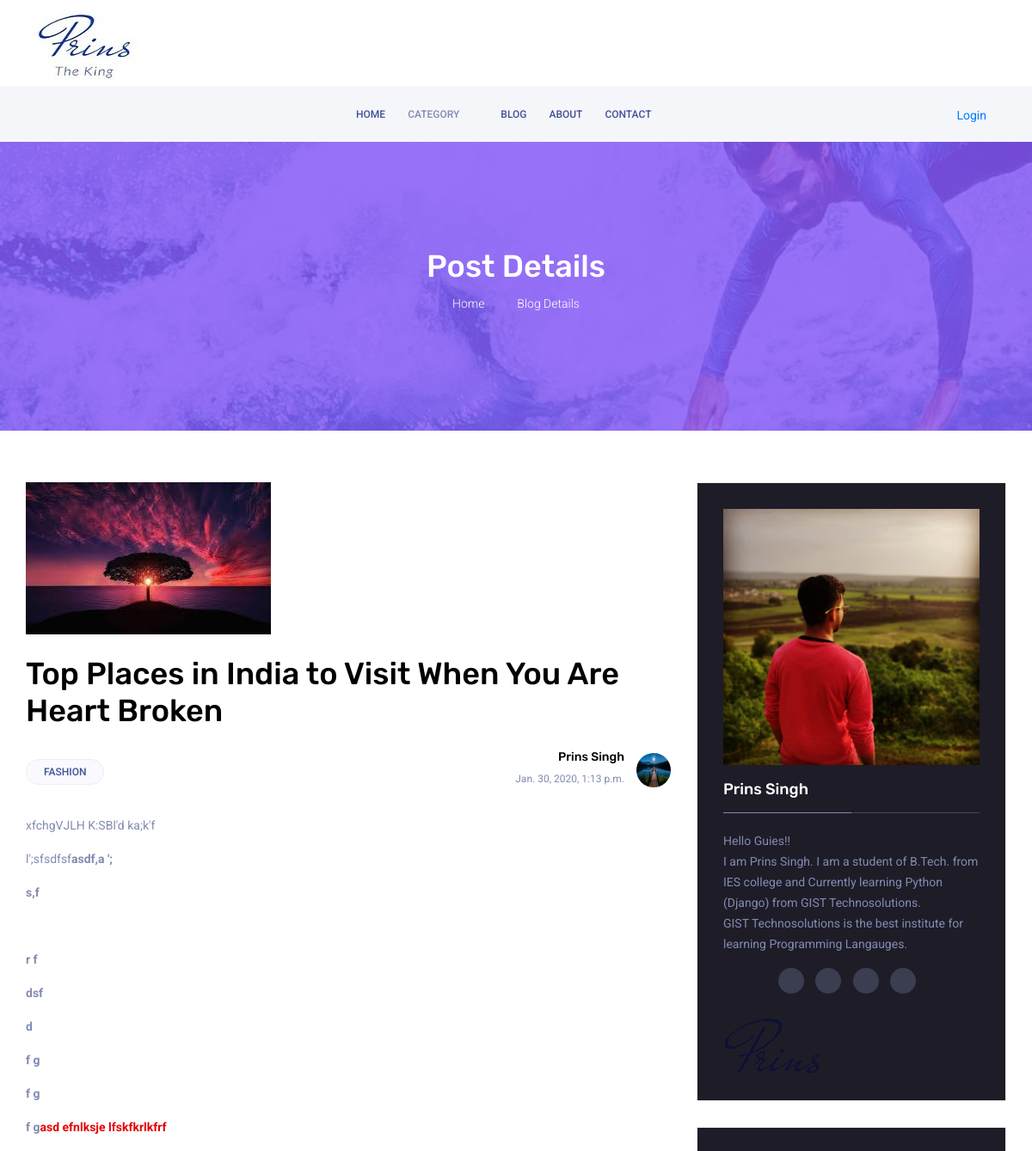
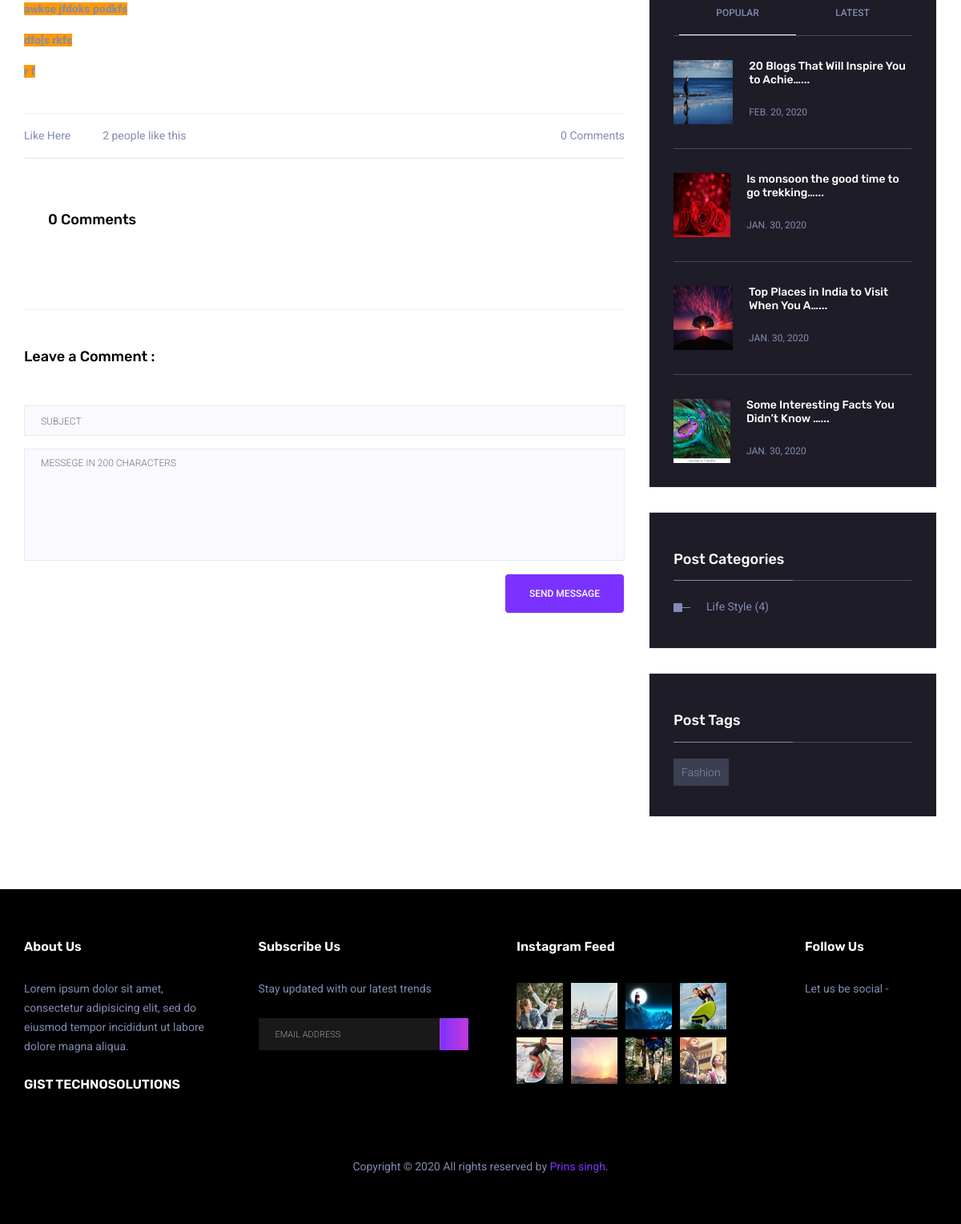
The page /MyAdmin/preview?id=1 on the database its author committed (2 pictures, top to bottom).
### main/models.py (models this page shows, shortened)
class Post(models.Model):
    image= models.ImageField(upload_to='main/Posts')
    title=models.CharField(max_length=300, unique=True, null=False)
    slug =models.SlugField( max_length=120,unique=True, null=False)
    content = models.TextField()
    created_on = models.DateTimeField(auto_now_add=True)
    updated_on = models.DateTimeField(auto_now=True)
    likes=models.ManyToManyField(User,related_name='liked')
    views=models.IntegerField(default=0,null=True)
    status= models.CharField(max_length=200,choices=Status,default='Submitted')
    author=models.ForeignKey(User, on_delete=models.CASCADE, related_name='posted',null=True)
    def getLikes(self):
        return len(self.likes.all())

class Tag(models.Model):
    name=models.CharField(max_length=50, unique=True, null=False)
    slug = models.SlugField( max_length=120,unique=True, null=False)
    posts =models.ManyToManyField(Post,related_name='tags')

class User(models.Model):
    name= models.CharField(max_length=100,null=False)
    user_id =models.CharField(max_length=50,unique=True,null=False)
    email = models.CharField(max_length=70, unique=True, null=False)
    mobile = models.CharField(max_length=15, unique=True, null=False)
    password = models.CharField(max_length=30, null=False)
    gender = models.CharField(max_length=12,choices=Gender,default='Select')
    country =models.CharField(max_length=50,default='India')
    state = models.CharField(max_length=50,default="Madhya Pradesh")
    role = models.CharField(max_length=20,choices=User_Roles,default='User')
    otp = models.CharField(max_length=12,default="Not Verified")
    photo=models.ImageField(upload_to='main/Users',default='main/Users/default.png')

class Category(models.Model):
    name=models.CharField(max_length=120, unique=True, null=False)
    slug = models.SlugField( max_length=120,unique=True, null=False)
    posts =models.ManyToManyField(Post,related_name='categories')
    def ApprovedPostCount(self):
        return len(self.posts.filter(status="Approved"))

### MyAdmin/views.py (the view)
# urls.py: path("preview",views.preview,name="Preview"),
def preview(request):
    id=request.GET.get("id")
    post=Post.objects.get(id=id)
    tagged=post.tags.all()
    categories = Category.objects.all()
    tags = Tag.objects.all()
    latest_post=Post.objects.order_by('created_on').filter(status="Approved").reverse()[:4]
    popular_posts=Post.objects.order_by('-views').filter(status="Approved")[:4]
    return render(request,"MyAdmin/blogDetails.html",{"post":post,"tagged":tagged,"category":categories,'latest':latest_post,'popular_posts':popular_posts,"tags":tags})

### main/templatetags/tags.py (called while the page is built)
@register.filter(name="ApprovedLen")
def ApprovedLen(value):
    data = value.filter(status="Approved")
    return len(data)

### MyAdmin/Templates/MyAdmin/blogDetails.html (shortened to what this page needs)
{% extends "main/index.html" %}
{% load tags %}
 {% load static %}
 {% block post_slider_section %}
<section class="banner-area relative">
    <div class="overlay overlay-bg">
    </div>
    <div class="container box_1170">
        <div class="row d-flex align-items-center justify-content-center">
            <div class="about-content col-lg-12">
                <h1 class="text-white">
                    Post Details
                </h1>
                <p class="text-white link-nav"><a href="#">Home </a> <span class="lnr lnr-arrow-right"></span>
                    <a href="#"> Blog Details</a>
                </p>
            </div>
        </div>
    </div>
</section>
{% endblock %}
{% block post_area %}
<div class="col-lg-8" id="details">
    <div class="main_blog_details">
        <img class="img-fluid" src="{{post.image.url}}" alt="post"><br><br>
        <h1>{{post.title}}</h1><br>
        <div class="user_details">
            <div class="float-left">
                {% for tag in tagged %}
                 <a href="#">{{tag.name}}</a>
                {% endfor %}
            </div>
            <div class="float-right">
                <div class="media">
                    <div class="media-body">
                        <h5>{{post.author.name}}</h5>
                        <p>{{post.created_on}}</p>
                    </div>
                    <div class="d-flex">
                        <img src="{{post.author.photo.url}}" alt="blogerImg" class="rounded-circle" width="40" height="40">
                    </div>
                </div>
            </div>
        </div>
        <div class="post">{{post.content|safe}}</div>
        <div class="news_d_footer">
            <div id="like"> Like Here &nbsp;<i class="fa fa-heart-o" style="font-size:20px; color:red;" id="heart"></i> &nbsp; &nbsp;
                <span id="cn">{{post.getLikes}}</span> people like this</div>
            <a class="justify-content-center ml-auto" href="#comment"><i class="lnr lnr lnr-bubble"></i>{{post.reviews|ApprovedLen}}
                 Comments</a>
            <div class="news_socail ml-auto" style="position:fixed;">
                <a href="#"><i class="fa fa-facebook"></i></a>
                <a href="#"><i class="fa fa-twitter"></i></a>
                <a href="#"><i class="fa fa-pinterest"></i></a>
                <a href="#"><i class="fa fa-rss"></i></a>
            </div>
        </div>
    </div>
    <hr>
    <div class="comments-area" style="overflow: auto;">
        <h4>{{post.reviews|ApprovedLen}} Comments</h4>
    </div>
    <div class="comment-form" id="comment">
        <h4>Leave a Comment :</h4>
        <form action="{% url 'Blog:comment'  %}" method="post" id="mycommentform">
            <div class="form-group">
                <input type="text" class="form-control" id="subject" name="subject" placeholder="Subject" onfocus="if (!window.__cfRLUnblockHandlers) return false; this.placeholder = ''" onblur="if (!window.__cfRLUnblockHandlers) return false; this.placeholder = 'Subject'"
                    data-cf-modified-6db44a4414726967767fd5b4-="">
            </div>
            <div class="form-group">
                <textarea class="form-control mb-10" rows="5" name="message" id="content" maxlength="200" placeholder="Messege in 200 characters" onfocus="if (!window.__cfRLUnblockHandlers) return false; this.placeholder = ''" onblur="if (!window.__cfRLUnblockHandlers) return false; this.placeholder = 'Messege in 200 characters'"
                    required></textarea>
            </div>
            <a>
                <button type="button" class="primary-btn submit_btn text-uppercase" id="addComment">Send Message</button></a>
        </form>
    </div>
</div>
{% endblock %}

### main/Templates/main/index.html (shortened to what this page needs)
{% extends "main/Layout.html" %}
{% load static %}
{% block login %}
    {% if request.session.RazzMyBlog_user_name  %}
        {{ request.session.RazzMyBlog_user_name}}
    {% else %}
        Login
    {% endif %}
{% endblock %}
{% block post_categories1 %}
{% if category %}
    {% for cat in category %}
        <li>
            <a href="{% url 'Blog:categoryPost' cat.slug cat.id  1  %}" class="justify-content-between align-items-center d-flex">
             <p><img src="{% static 'main/img/bullet.png'%}" alt="&#8627;">{{cat.name}} ({{cat.ApprovedPostCount}})</p>
            </a>
        </li>
    {% endfor%}
{% endif %}
{% endblock %}
{% block Tags %}
    {% if tags %}
    {% for tag in tags %}
        <li><a href="{% url 'Blog:tagPost' tag.slug tag.id   1 %}">{{tag.name}}</a></li>&nbsp;
    {% endfor%}
{% endif %}
{% endblock %}
 {% block popular_post %}
{% if popular_posts %}
    {% for post in  popular_posts %}
    <div class="single-popular-post d-flex flex-row">
        <div class="popular-thumb">
            <img class="img-fluid" src="{{post.image.url}}" alt="Latest-post{{forloop.counter}}" style="width:100px !important; height:80px!important;">
        </div>
        <div class="popular-details">
            <h6><a href="{% url 'Blog:PostDetails' post.id post.slug %}">{% if post.title|length < 40 %}{{post.title}}
            {% else %}  {{post.title|truncatechars:40}}...{% endif %}</a></h6>
            <p>{{post.created_on.date}}</p>
        </div>
    </div>
   {% endfor%}
{% endif %}
{% endblock %}

### rows shown on the page
Post: image (picture), title "Top Places in India to Visit When You Are Heart Broken", author.name "Prins Singh", created_on "Jan. 30, 2020, 1:13 p.m.", author.photo (picture), content "xfchgVJLH K:SBl'd ka;k'f l';sfsdfsf asdf,a '; s,f r f dsf d f g f g f g asd efnlksje lfskfkrlkfrf awkse jfdoks podkfs dfo[s rkfs r f", getLikes "2", reviews|ApprovedLen "0", title "Top Places in India to Visit When You A…", created_on "JAN. 30, 2020"
Tag: name "FASHION", name "Fashion"
Post: image (picture), title "20 Blogs That Will Inspire You to Achie…", created_on "FEB. 20, 2020"
Post: image (picture), title "Is monsoon the good time to go trekking…", created_on "JAN. 30, 2020"
Post: image (picture), title "Some Interesting Facts You Didn’t Know …", created_on "JAN. 30, 2020"
Category: name "Life Style", ApprovedPostCount "4"
